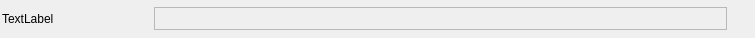
<?xml version="1.0" encoding="UTF-8"?>
<ui version="4.0">
 <class>Form</class>
 <widget class="QWidget" name="Form">
  <property name="geometry">
   <rect>
    <x>0</x>
    <y>0</y>
    <width>755</width>
    <height>38</height>
   </rect>
  </property>
  <property name="windowTitle">
   <string>Form</string>
  </property>
  <layout class="QGridLayout" name="gridLayout">
   <property name="margin">
    <number>2</number>
   </property>
   <property name="spacing">
    <number>2</number>
   </property>
   <item row="0" column="1">
    <widget class="QLabel" name="valueLabel">
     <property name="sizePolicy">
      <sizepolicy hsizetype="Expanding" vsizetype="Preferred">
       <horstretch>0</horstretch>
       <verstretch>0</verstretch>
      </sizepolicy>
     </property>
     <property name="frameShape">
      <enum>QFrame::StyledPanel</enum>
     </property>
     <property name="frameShadow">
      <enum>QFrame::Sunken</enum>
     </property>
     <property name="text">
      <string/>
     </property>
     <property name="textInteractionFlags">
      <set>Qt::LinksAccessibleByMouse|Qt::TextSelectableByKeyboard|Qt::TextSelectableByMouse</set>
     </property>
    </widget>
   </item>
   <item row="0" column="0">
    <widget class="QLabel" name="nameLabel">
     <property name="minimumSize">
      <size>
       <width>150</width>
       <height>0</height>
      </size>
     </property>
     <property name="text">
      <string>TextLabel</string>
     </property>
    </widget>
   </item>
   <item row="0" column="2">
    <widget class="QToolButton" name="removeBtn">
     <property name="text">
      <string/>
     </property>
     <property name="icon">
      <iconset resource="../../res/quango.qrc">
       <normaloff>:/cross.png</normaloff>:/cross.png</iconset>
     </property>
     <property name="autoRaise">
      <bool>true</bool>
     </property>
    </widget>
   </item>
  </layout>
 </widget>
 <resources>
  <include location="../../res/quango.qrc"/>
 </resources>
 <connections/>
</ui>
